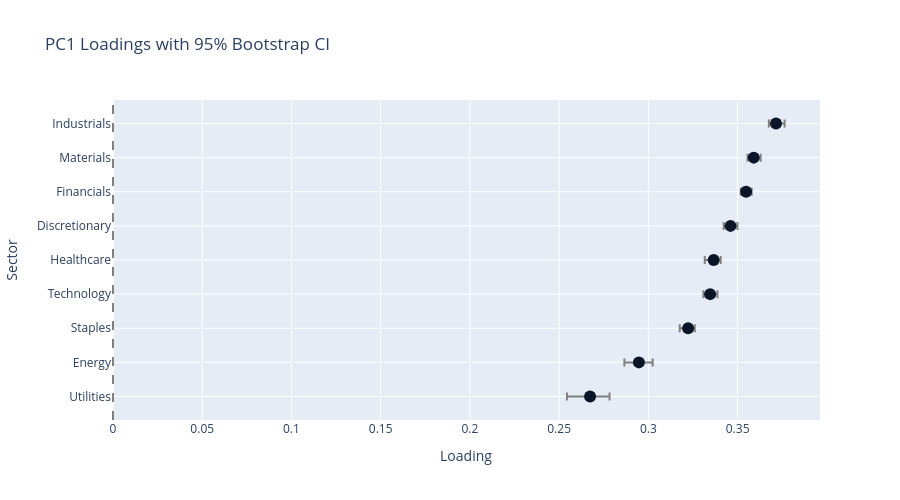

Notebook code cell kept with this figure:
### Markdown cell above
## 6. Visualization: Loading Confidence Intervals

### Code cell
# Plot PC1 loadings with bootstrap CIs
fig = go.Figure()

order = loading_mean[:, 0].argsort()
sectors_sorted = [returns.columns[i] for i in order]
sector_names = [SECTOR_ETFS.get(s, s) for s in sectors_sorted]

fig.add_trace(
    go.Scatter(
        x=[loading_mean[i, 0] for i in order],
        y=sector_names,
        mode="markers",
        marker=dict(size=12, color=COLORS["blue"]),
        error_x=dict(
            type="data",
            symmetric=False,
            array=[(loading_upper[i, 0] - loading_mean[i, 0]) for i in order],
            arrayminus=[(loading_mean[i, 0] - loading_lower[i, 0]) for i in order],
            color="gray",
            thickness=2,
        ),
        name="PC1 Loading",
    )
)

fig.add_vline(x=0, line_dash="dash", line_color="gray")
fig.update_layout(
    title="PC1 Loadings with 95% Bootstrap CI",
    xaxis_title="Loading",
    yaxis_title="Sector",
    height=500,
)
fig.show()

### Figure 1 — Plotly figure (JSON) as saved in the notebook; plotly's stock layout.template omitted (floating-point values rounded to 4 significant figures)
{"data": [{"error_x": {"array": [0.01092, 0.007705, 0.003741, 0.004086, 0.00394, 0.003872, 0.003111, 0.003884, 0.004822], "arrayminus": [0.01294, 0.008136, 0.004712, 0.003764, 0.004988, 0.003795, 0.002973, 0.00348, 0.003968], "color": "gray", "symmetric": false, "thickness": 2, "type": "data"}, "marker": {"color": "#0a1628", "size": 12}, "mode": "markers", "name": "PC1 Loading", "type": "scatter", "x": [0.2673, 0.2947, 0.3223, 0.3346, 0.3366, 0.346, 0.3548, 0.359, 0.3715], "y": ["Utilities", "Energy", "Staples", "Technology", "Healthcare", "Discretionary", "Financials", "Materials", "Industrials"]}], "layout": {"height": 500, "shapes": [{"line": {"color": "gray", "dash": "dash"}, "type": "line", "x0": 0, "x1": 0, "xref": "x", "y0": 0, "y1": 1, "yref": "y domain"}], "title": {"text": "PC1 Loadings with 95% Bootstrap CI"}, "xaxis": {"title": {"text": "Loading"}}, "yaxis": {"title": {"text": "Sector"}}}}
